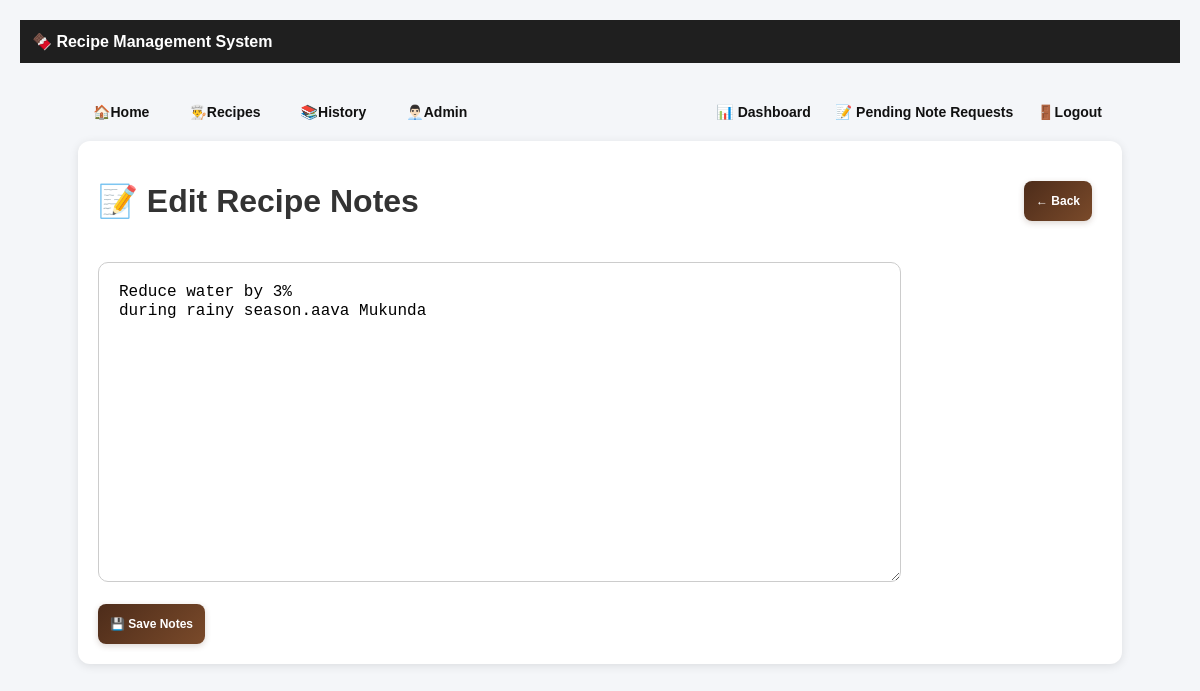
The app's page /edit_notes/1, older data.
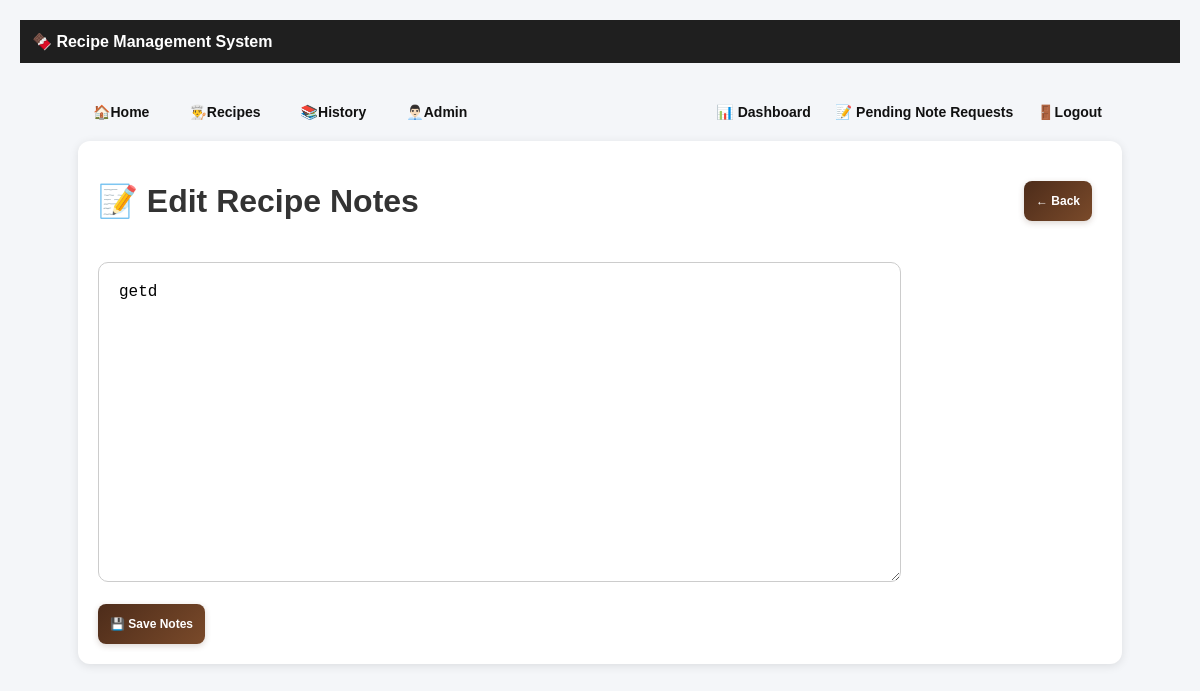
The same page, newer data.
### models.py (models this page shows)
class Recipe(Base):
    __tablename__ = "recipes"
    id = Column(Integer, primary_key=True)
    name = Column(String, unique=True)
    output_quantity = Column(Float, nullable=True, default=0)
    output_unit = Column(String, nullable=True, default="g")
    notes = Column(
        Text,
        nullable=True
    )
    ingredients = relationship(
        "Ingredient",
        back_populates="recipe",
        cascade="all, delete"
    )
    note_requests = relationship(
    "NoteRequest",
    back_populates="recipe"
)

### main.py (the view)
@app.get(
    "/edit_notes/{recipe_id}",
    response_class=HTMLResponse
)
def edit_notes(
    request: Request,
    recipe_id: int
):
    db = SessionLocal()
    recipe = db.query(
        Recipe
    ).filter(
        Recipe.id == recipe_id
    ).first()
    response = templates.TemplateResponse(
        request=request,
        name="edit_notes.html",
        context={
            "recipe": recipe
        }
    )
    db.close()
    return response

### templates/edit_notes.html
{% extends "base.html" %}
{% block content %}
<div class="card">
    <div style="
        display:flex;
        justify-content:space-between;
        align-items:center;
        margin-bottom:20px;
    ">
        <h1>
            📝 Edit Recipe Notes
        </h1>
        <a href="/admin_recipe/{{ recipe.id }}">
            <button class="small-btn">
                ← Back
            </button>
        </a>
    </div>
    <form
        action="/update_notes/{{ recipe.id }}"
        method="post"
    >
        <textarea
            name="notes"
            class="notes-editor"
        >{{ recipe.notes or "" }}</textarea>
        <br><br>
        <button
            type="submit"
            class="small-btn"
        >
            💾 Save Notes
        </button>
    </form>
</div>
{% endblock %}

Row changes from the older to the newer data that the page shows:
changed Recipe: notes "Reduce water by 3% during rainy season.aava Mukunda" → "getd"
